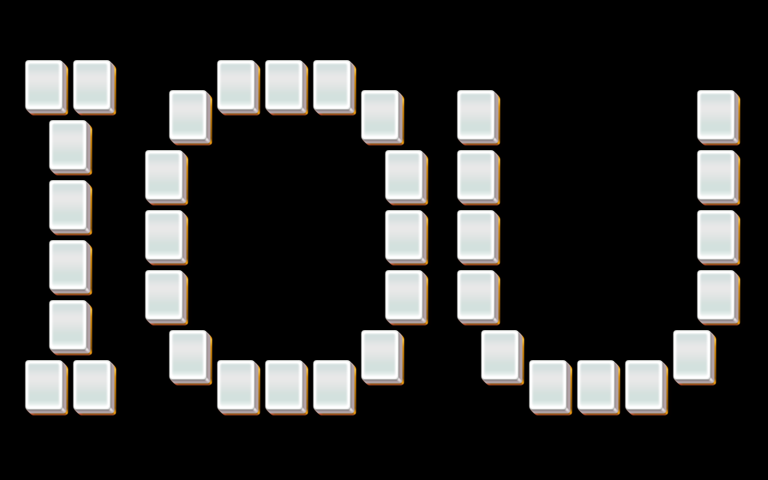

This is a level from a 2D game, rendered from its Tiled map with the project's own tilesets. A one-line summary and the map file follow, with tile-layer data summarised:
An orthogonal 32x16 tile map with 24x30 px tiles, 3 tile layers (layer1, layer2, layer3).

<map version="1.0" orientation="orthogonal" width="32" height="16" tilewidth="24" tileheight="30">
 <properties>
  <property name="species" value="25" />
 </properties>
 <tileset firstgid="1" name="mahjong" tilewidth="48" tileheight="60">
  <image source="mahjong.png" />
 </tileset>
 <layer name="layer1" width="32" height="16">
  <data>[512 cells, 37 non-empty, 1 distinct tile ids]</data>
 </layer>
 <layer name="layer2" width="32" height="16">
  <data>[512 cells, 37 non-empty, 1 distinct tile ids]</data>
 </layer>
 <layer name="layer3" width="32" height="16">
  <data>[512 cells, 36 non-empty, 1 distinct tile ids]</data>
 </layer>
</map>
